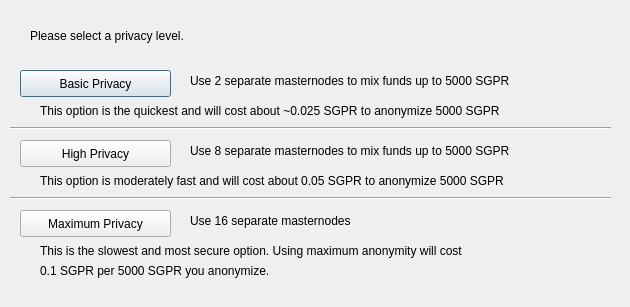
<?xml version="1.0" encoding="UTF-8"?>
<ui version="4.0">
 <class>DarksendConfig</class>
 <widget class="QDialog" name="DarksendConfig">
  <property name="geometry">
   <rect>
    <x>0</x>
    <y>0</y>
    <width>630</width>
    <height>307</height>
   </rect>
  </property>
  <property name="windowTitle">
   <string>Configure PrivateSend</string>
  </property>
  <widget class="QPushButton" name="buttonBasic">
   <property name="geometry">
    <rect>
     <x>20</x>
     <y>70</y>
     <width>151</width>
     <height>27</height>
    </rect>
   </property>
   <property name="text">
    <string>Basic Privacy</string>
   </property>
  </widget>
  <widget class="QPushButton" name="buttonHigh">
   <property name="geometry">
    <rect>
     <x>20</x>
     <y>140</y>
     <width>151</width>
     <height>27</height>
    </rect>
   </property>
   <property name="text">
    <string>High Privacy</string>
   </property>
  </widget>
  <widget class="QPushButton" name="buttonMax">
   <property name="geometry">
    <rect>
     <x>20</x>
     <y>210</y>
     <width>151</width>
     <height>27</height>
    </rect>
   </property>
   <property name="text">
    <string>Maximum Privacy</string>
   </property>
  </widget>
  <widget class="QLabel" name="label">
   <property name="geometry">
    <rect>
     <x>30</x>
     <y>20</y>
     <width>571</width>
     <height>31</height>
    </rect>
   </property>
   <property name="text">
    <string>Please select a privacy level.</string>
   </property>
  </widget>
  <widget class="QLabel" name="label_2">
   <property name="geometry">
    <rect>
     <x>190</x>
     <y>70</y>
     <width>421</width>
     <height>21</height>
    </rect>
   </property>
   <property name="text">
    <string>Use 2 separate masternodes to mix funds up to 5000 SGPR</string>
   </property>
  </widget>
  <widget class="QLabel" name="label_3">
   <property name="geometry">
    <rect>
     <x>190</x>
     <y>140</y>
     <width>411</width>
     <height>21</height>
    </rect>
   </property>
   <property name="text">
    <string>Use 8 separate masternodes to mix funds up to 5000 SGPR</string>
   </property>
  </widget>
  <widget class="QLabel" name="label_4">
   <property name="geometry">
    <rect>
     <x>190</x>
     <y>210</y>
     <width>421</width>
     <height>21</height>
    </rect>
   </property>
   <property name="text">
    <string>Use 16 separate masternodes</string>
   </property>
  </widget>
  <widget class="QLabel" name="label_6">
   <property name="geometry">
    <rect>
     <x>40</x>
     <y>100</y>
     <width>561</width>
     <height>21</height>
    </rect>
   </property>
   <property name="text">
    <string>This option is the quickest and will cost about ~0.025 SGPR to anonymize 5000 SGPR</string>
   </property>
  </widget>
  <widget class="QLabel" name="label_7">
   <property name="geometry">
    <rect>
     <x>40</x>
     <y>170</y>
     <width>561</width>
     <height>21</height>
    </rect>
   </property>
   <property name="text">
    <string>This option is moderately fast and will cost about 0.05 SGPR to anonymize 5000 SGPR</string>
   </property>
  </widget>
  <widget class="QLabel" name="label_8">
   <property name="geometry">
    <rect>
     <x>40</x>
     <y>240</y>
     <width>561</width>
     <height>21</height>
    </rect>
   </property>
   <property name="text">
    <string>This is the slowest and most secure option. Using maximum anonymity will cost</string>
   </property>
  </widget>
  <widget class="QLabel" name="label_9">
   <property name="geometry">
    <rect>
     <x>40</x>
     <y>260</y>
     <width>561</width>
     <height>21</height>
    </rect>
   </property>
   <property name="text">
    <string>0.1 SGPR per 5000 SGPR you anonymize.</string>
   </property>
  </widget>
  <widget class="Line" name="line">
   <property name="geometry">
    <rect>
     <x>10</x>
     <y>120</y>
     <width>601</width>
     <height>16</height>
    </rect>
   </property>
   <property name="orientation">
    <enum>Qt::Horizontal</enum>
   </property>
  </widget>
  <widget class="Line" name="line_2">
   <property name="geometry">
    <rect>
     <x>10</x>
     <y>190</y>
     <width>601</width>
     <height>16</height>
    </rect>
   </property>
   <property name="orientation">
    <enum>Qt::Horizontal</enum>
   </property>
  </widget>
 </widget>
 <resources/>
 <connections/>
</ui>
